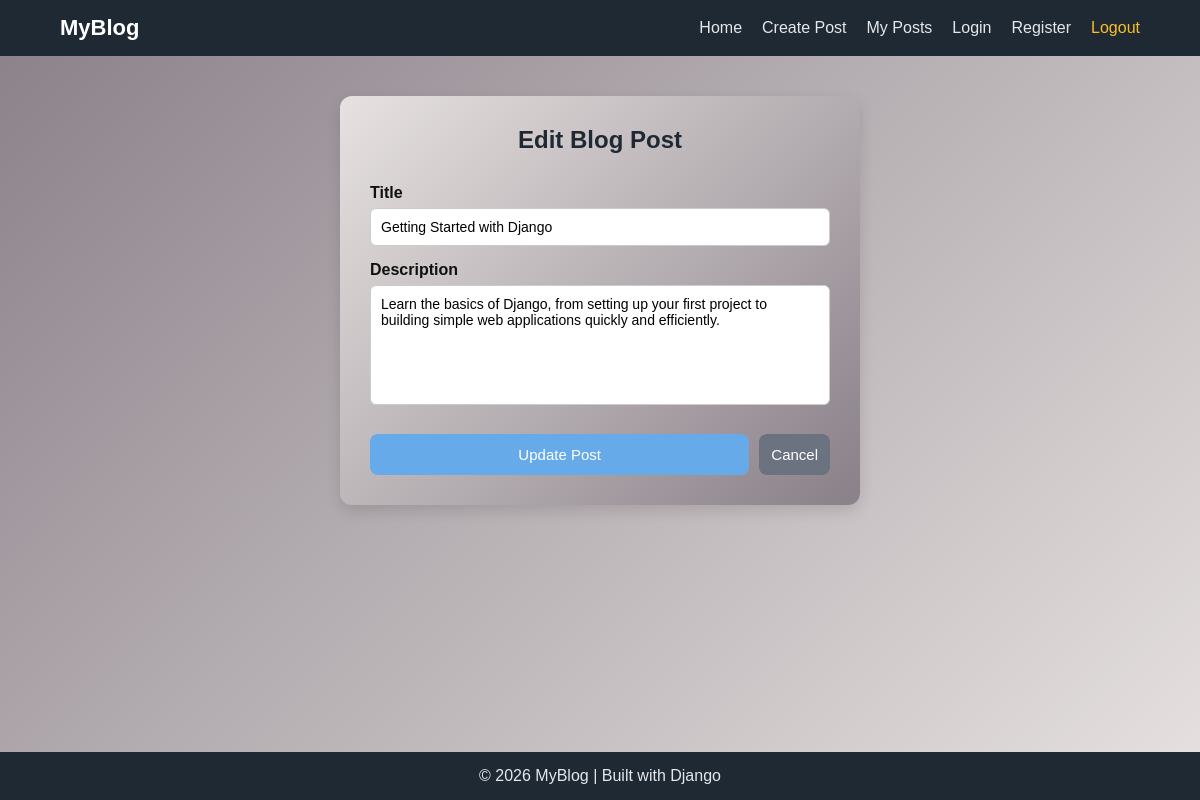
/edit_post/1 (signed in), run on the app's committed database.
### blogapp/models.py (models this page shows, shortened)
class Post(models.Model):
    title = models.CharField(max_length=100)
    description = models.TextField()
    created_by = models.ForeignKey(User, on_delete=models.CASCADE)
    created_at = models.DateTimeField(auto_now_add=True)

### blogapp/views.py (the view)
# urls.py: path('edit_post/<int:post_id>', views.edit_post,name='edit_post'),
@login_required(login_url='login_required')
def edit_post(request, post_id):
    post = get_object_or_404(Post, id=post_id, created_by=request.user)
    if request.method == 'POST':
        post.title = request.POST.get('title')
        post.description = request.POST.get('description')
        post.save()
        return redirect('view_post')
    return render(request, 'posts/post_edit.html', {'post': post})

### blogapp/templates/posts/post_edit.html (shortened to what this page needs)
{% extends "base.html" %}
{% block content %}
<div class="form-container">
    <h2>Edit Blog Post</h2>
    <form method="post">
        <label for="title">Title</label>
        <input
            type="text"
            name="title"
            id="title"
            value="{{ post.title }}"
            required
        >
        <label for="description">Description</label>
        <textarea
            name="description"
            id="description"
        >{{ post.description }}</textarea>
        <div class="btn-group">
            <button type="submit">Update Post</button>
            <a href="{% url 'view_post' %}" class="cancel">Cancel</a>
        </div>
    </form>
</div>
{% endblock %}

### blogapp/templates/posts/post_edit.html (style rules this page uses)
body { background: linear-gradient(135deg, #898088 0%, #e7e2e1 100%); }
.form-container { max-width: 520px; margin: auto; background: linear-gradient(135deg, #e7e2e1 0%, #898088 100%); padding: 30px; border-radius: 12px; box-shadow: 0 6px 15px rgba(0, 0, 0, 0.12); }
h2 { text-align: center; margin-bottom: 20px; color: #111; }
label { display: block; margin-top: 15px; font-weight: bold; color: #111; }
input[type="text"], textarea { width: 100%; padding: 10px; margin-top: 6px; border-radius: 6px; border: 1px solid #ccc; font-size: 14px; }
textarea { resize: none; height: 120px; }
.btn-group { display: flex; gap: 10px; margin-top: 25px; }
button { flex: 1; padding: 12px; border: none; border-radius: 8px; background: #66aaea; color: white; font-size: 15px; cursor: pointer; }
.cancel { text-align: center; padding: 12px; border-radius: 8px; background: #6b7280; color: #fff; text-decoration: none; font-size: 15px; }

### blogapp/templates/base.html (style rules this page uses)
* { margin: 0; padding: 0; box-sizing: border-box; font-family: Arial, sans-serif; }
body { min-height: 100vh; display: flex; flex-direction: column; background-color: #d5d7d8; }
main h2 { text-align: center; margin-bottom: 30px; color: #1f2933; }

### data on the page
Post: title "Getting Started with Django", description "Learn the basics of Django, from setting up your first project to building simple web applications quickly and efficiently."
